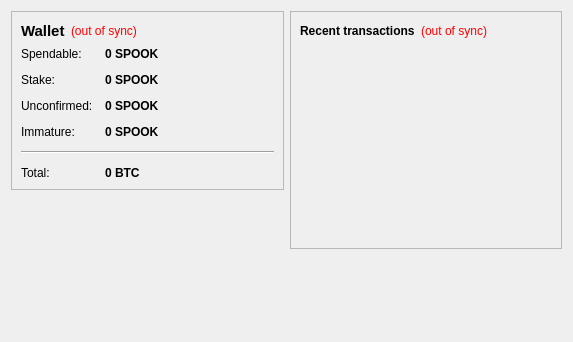
<?xml version="1.0" encoding="UTF-8"?>
<ui version="4.0">
 <class>OverviewPage</class>
 <widget class="QWidget" name="OverviewPage">
  <property name="geometry">
   <rect>
    <x>0</x>
    <y>0</y>
    <width>573</width>
    <height>342</height>
   </rect>
  </property>
  <property name="windowTitle">
   <string>Form</string>
  </property>
  <layout class="QHBoxLayout" name="horizontalLayout" stretch="1,1">
   <item>
    <layout class="QVBoxLayout" name="verticalLayout_2">
     <item>
      <widget class="QFrame" name="frame">
       <property name="frameShape">
        <enum>QFrame::StyledPanel</enum>
       </property>
       <property name="frameShadow">
        <enum>QFrame::Raised</enum>
       </property>
       <layout class="QVBoxLayout" name="verticalLayout_4">
        <item>
         <layout class="QHBoxLayout" name="horizontalLayout_4">
          <item>
           <widget class="QLabel" name="label_5">
            <property name="font">
             <font>
              <pointsize>11</pointsize>
              <weight>75</weight>
              <bold>true</bold>
             </font>
            </property>
            <property name="text">
             <string>Wallet</string>
            </property>
           </widget>
          </item>
          <item>
           <widget class="QLabel" name="labelWalletStatus">
            <property name="toolTip">
             <string>The displayed information may be out of date. Your wallet automatically synchronizes with the Spook network after a connection is established, but this process has not completed yet.</string>
            </property>
            <property name="styleSheet">
             <string notr="true">QLabel { color: red; }</string>
            </property>
            <property name="text">
             <string notr="true">(out of sync)</string>
            </property>
            <property name="alignment">
             <set>Qt::AlignLeading|Qt::AlignLeft|Qt::AlignVCenter</set>
            </property>
           </widget>
          </item>
          <item>
           <spacer name="horizontalSpacer_2">
            <property name="orientation">
             <enum>Qt::Horizontal</enum>
            </property>
            <property name="sizeHint" stdset="0">
             <size>
              <width>40</width>
              <height>20</height>
             </size>
            </property>
           </spacer>
          </item>
         </layout>
        </item>
        <item>
         <layout class="QFormLayout" name="formLayout_2">
          <property name="fieldGrowthPolicy">
           <enum>QFormLayout::AllNonFixedFieldsGrow</enum>
          </property>
          <property name="horizontalSpacing">
           <number>12</number>
          </property>
          <property name="verticalSpacing">
           <number>12</number>
          </property>
          <item row="0" column="0">
           <widget class="QLabel" name="label">
            <property name="text">
             <string>Spendable:</string>
            </property>
           </widget>
          </item>
          <item row="0" column="1">
           <widget class="QLabel" name="labelBalance">
            <property name="font">
             <font>
              <weight>75</weight>
              <bold>true</bold>
             </font>
            </property>
            <property name="cursor">
             <cursorShape>IBeamCursor</cursorShape>
            </property>
            <property name="toolTip">
             <string>Your current spendable balance</string>
            </property>
            <property name="text">
             <string notr="true">0 SPOOK</string>
            </property>
            <property name="textInteractionFlags">
             <set>Qt::LinksAccessibleByMouse|Qt::TextSelectableByKeyboard|Qt::TextSelectableByMouse</set>
            </property>
           </widget>
          </item>
          <item row="1" column="0">
           <widget class="QLabel" name="label_6">
            <property name="text">
             <string>Stake:</string>
            </property>
           </widget>
          </item>
          <item row="1" column="1">
           <widget class="QLabel" name="labelStake">
            <property name="font">
             <font>
              <weight>75</weight>
              <bold>true</bold>
             </font>
            </property>
            <property name="cursor">
             <cursorShape>IBeamCursor</cursorShape>
            </property>
            <property name="toolTip">
             <string>Total of coins that was staked, and do not yet count toward the current balance</string>
            </property>
            <property name="text">
             <string notr="true">0 SPOOK</string>
            </property>
            <property name="textInteractionFlags">
             <set>Qt::LinksAccessibleByMouse|Qt::TextSelectableByKeyboard|Qt::TextSelectableByMouse</set>
            </property>
           </widget>
          </item>
          <item row="2" column="0">
           <widget class="QLabel" name="label_3">
            <property name="text">
             <string>Unconfirmed:</string>
            </property>
           </widget>
          </item>
          <item row="2" column="1">
           <widget class="QLabel" name="labelUnconfirmed">
            <property name="font">
             <font>
              <weight>75</weight>
              <bold>true</bold>
             </font>
            </property>
            <property name="cursor">
             <cursorShape>IBeamCursor</cursorShape>
            </property>
            <property name="toolTip">
             <string>Total of transactions that have yet to be confirmed, and do not yet count toward the current balance</string>
            </property>
            <property name="text">
             <string notr="true">0 SPOOK</string>
            </property>
            <property name="textInteractionFlags">
             <set>Qt::LinksAccessibleByMouse|Qt::TextSelectableByKeyboard|Qt::TextSelectableByMouse</set>
            </property>
           </widget>
          </item>
          <item row="3" column="0">
           <widget class="QLabel" name="labelImmatureText">
            <property name="text">
             <string>Immature:</string>
            </property>
           </widget>
          </item>
          <item row="3" column="1">
           <widget class="QLabel" name="labelImmature">
            <property name="font">
             <font>
              <weight>75</weight>
              <bold>true</bold>
             </font>
            </property>
            <property name="toolTip">
             <string>Mined balance that has not yet matured</string>
            </property>
            <property name="text">
             <string notr="true">0 SPOOK</string>
            </property>
            <property name="textInteractionFlags">
             <set>Qt::LinksAccessibleByMouse|Qt::TextSelectableByKeyboard|Qt::TextSelectableByMouse</set>
            </property>
           </widget>
          </item>
          <item row="4" column="0" colspan="2">
           <widget class="Line" name="line">
            <property name="orientation">
             <enum>Qt::Horizontal</enum>
            </property>
           </widget>
          </item>
          <item row="5" column="0">
           <widget class="QLabel" name="labelTotalText">
            <property name="text">
             <string>Total:</string>
            </property>
           </widget>
          </item>
          <item row="5" column="1">
           <widget class="QLabel" name="labelTotal">
            <property name="font">
             <font>
              <weight>75</weight>
              <bold>true</bold>
             </font>
            </property>
            <property name="cursor">
             <cursorShape>IBeamCursor</cursorShape>
            </property>
            <property name="toolTip">
             <string>Your current total balance</string>
            </property>
            <property name="text">
             <string notr="true">0 BTC</string>
            </property>
            <property name="textInteractionFlags">
             <set>Qt::LinksAccessibleByMouse|Qt::TextSelectableByKeyboard|Qt::TextSelectableByMouse</set>
            </property>
           </widget>
          </item>
         </layout>
        </item>
       </layout>
      </widget>
     </item>
     <item>
      <spacer name="verticalSpacer">
       <property name="orientation">
        <enum>Qt::Vertical</enum>
       </property>
       <property name="sizeHint" stdset="0">
        <size>
         <width>20</width>
         <height>40</height>
        </size>
       </property>
      </spacer>
     </item>
    </layout>
   </item>
   <item>
    <layout class="QVBoxLayout" name="verticalLayout_3">
     <item>
      <widget class="QFrame" name="frame_2">
       <property name="frameShape">
        <enum>QFrame::StyledPanel</enum>
       </property>
       <property name="frameShadow">
        <enum>QFrame::Raised</enum>
       </property>
       <layout class="QVBoxLayout" name="verticalLayout">
        <item>
         <layout class="QHBoxLayout" name="horizontalLayout_2">
          <item>
           <widget class="QLabel" name="label_4">
            <property name="text">
             <string>&lt;b&gt;Recent transactions&lt;/b&gt;</string>
            </property>
           </widget>
          </item>
          <item>
           <widget class="QLabel" name="labelTransactionsStatus">
            <property name="toolTip">
             <string>The displayed information may be out of date. Your wallet automatically synchronizes with the Spook network after a connection is established, but this process has not completed yet.</string>
            </property>
            <property name="styleSheet">
             <string notr="true">QLabel { color: red; }</string>
            </property>
            <property name="text">
             <string notr="true">(out of sync)</string>
            </property>
            <property name="alignment">
             <set>Qt::AlignRight|Qt::AlignTrailing|Qt::AlignVCenter</set>
            </property>
           </widget>
          </item>
          <item>
           <spacer name="horizontalSpacer">
            <property name="orientation">
             <enum>Qt::Horizontal</enum>
            </property>
            <property name="sizeHint" stdset="0">
             <size>
              <width>40</width>
              <height>20</height>
             </size>
            </property>
           </spacer>
          </item>
         </layout>
        </item>
        <item>
         <widget class="QListView" name="listTransactions">
          <property name="styleSheet">
           <string notr="true">QListView { background: transparent; }</string>
          </property>
          <property name="frameShape">
           <enum>QFrame::NoFrame</enum>
          </property>
          <property name="verticalScrollBarPolicy">
           <enum>Qt::ScrollBarAlwaysOff</enum>
          </property>
          <property name="horizontalScrollBarPolicy">
           <enum>Qt::ScrollBarAlwaysOff</enum>
          </property>
          <property name="selectionMode">
           <enum>QAbstractItemView::NoSelection</enum>
          </property>
         </widget>
        </item>
       </layout>
      </widget>
     </item>
     <item>
      <spacer name="verticalSpacer_2">
       <property name="orientation">
        <enum>Qt::Vertical</enum>
       </property>
       <property name="sizeHint" stdset="0">
        <size>
         <width>20</width>
         <height>40</height>
        </size>
       </property>
      </spacer>
     </item>
    </layout>
   </item>
  </layout>
 </widget>
 <resources/>
 <connections/>
</ui>
